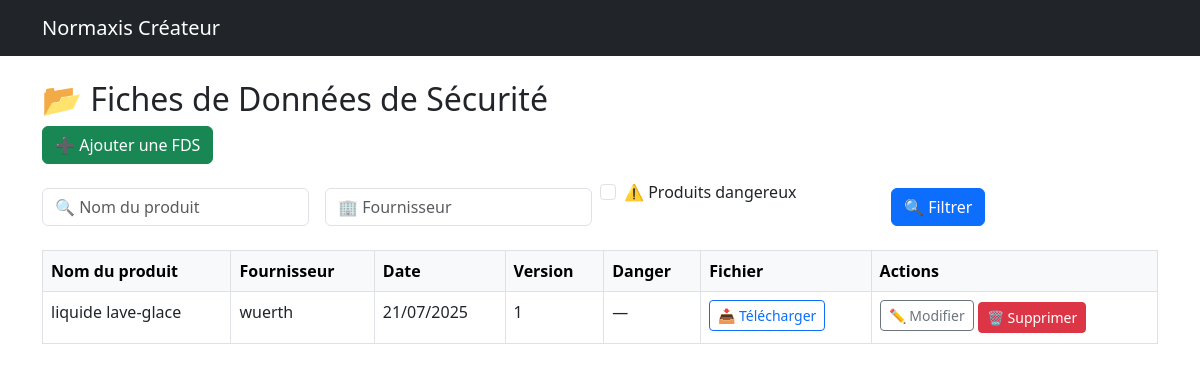
Screenshot of /fds (signed in) with the database file from the repository.
### models.py (models this page shows)
class FicheDonneesSecurite(db.Model):
    id = db.Column(db.Integer, primary_key=True)
    nom_produit = db.Column(db.String(255), nullable=False)
    fournisseur = db.Column(db.String(255))
    date_fds = db.Column(db.Date)
    numero_version = db.Column(db.String(50))
    fichier_pdf = db.Column(db.String(255), nullable=False)
    dangereux = db.Column(db.Boolean, default=False)
    user_id = db.Column(db.Integer, db.ForeignKey('user.id'))  # uploader
    user = db.relationship('User', backref='fds_uploads')

### app.py (the view)
@app.route('/fds')
@login_required
def liste_fds():
    query = FicheDonneesSecurite.query.filter_by(user_id=current_user.id)
    nom = request.args.get('nom')
    fournisseur = request.args.get('fournisseur')
    dangereux = request.args.get('dangereux')
    if nom:
        query = query.filter(FicheDonneesSecurite.nom_produit.ilike(f"%{nom}%"))
    if fournisseur:
        query = query.filter(FicheDonneesSecurite.fournisseur.ilike(f"%{fournisseur}%"))
    if dangereux == 'on':
        query = query.filter_by(dangereux=True)
    fds_list = query.order_by(FicheDonneesSecurite.date_fds.desc()).all()
    return render_template('liste_fds.html', fds_list=fds_list)

### app.py (called while the page is built)
@login_manager.user_loader
def load_user(user_id):
    return User.query.get(int(user_id))

### templates/liste_fds.html
{% extends "base.html" %}
{% block content %}
<h2>📂 Fiches de Données de Sécurité</h2>
{% if current_user.role == 'admin' or current_user.role == 'gestionnaire' %}
<a href="{{ url_for('ajouter_fds') }}" class="btn btn-success mb-4">
  ➕ Ajouter une FDS
</a>
{% endif %}
<form method="get" class="row g-3 mb-4">
  <div class="col-md-3">
    <input type="text" name="nom" class="form-control" placeholder="🔍 Nom du produit" value="{{ request.args.get('nom', '') }}">
  </div>
  <div class="col-md-3">
    <input type="text" name="fournisseur" class="form-control" placeholder="🏢 Fournisseur" value="{{ request.args.get('fournisseur', '') }}">
  </div>
  <div class="col-md-3 form-check mt-2">
    <input type="checkbox" class="form-check-input" name="dangereux" id="danger" {% if request.args.get('dangereux') %}checked{% endif %}>
    <label class="form-check-label" for="danger">⚠️ Produits dangereux</label>
  </div>
  <div class="col-md-3">
    <button class="btn btn-primary">🔍 Filtrer</button>
  </div>
</form>
<table class="table table-bordered table-hover">
  <thead class="table-light">
    <tr>
      <th>Nom du produit</th>
      <th>Fournisseur</th>
      <th>Date</th>
      <th>Version</th>
      <th>Danger</th>
      <th>Fichier</th>
      <th>Actions</th>
    </tr>
  </thead>
  <tbody>
    {% for fds in fds_list %}
    <tr>
      <td>{{ fds.nom_produit }}</td>
      <td>{{ fds.fournisseur or "—" }}</td>
      <td>{{ fds.date_fds.strftime('%d/%m/%Y') }}</td>
      <td>{{ fds.numero_version or "—" }}</td>
      <td>{% if fds.dangereux %}⚠️ Oui{% else %}—{% endif %}</td>
      <td>
        <a href="{{ url_for('static', filename=fds.fichier_pdf.replace('static/', '')) }}" target="_blank" class="btn btn-sm btn-outline-primary">
          📥 Télécharger
        </a>
      </td>
      <td>
        {% if fds.user_id == current_user.id or current_user.role == 'admin' %}
        <a href="{{ url_for('modifier_fds', fds_id=fds.id) }}" class="btn btn-sm btn-outline-secondary mb-1">
          ✏️ Modifier
        </a>
        <form method="POST" action="{{ url_for('supprimer_fds', fds_id=fds.id) }}" onsubmit="return confirm('❌ Supprimer cette FDS ?');" style="display:inline;">
          <button class="btn btn-sm btn-danger">🗑️ Supprimer</button>
        </form>
        {% else %}
        <span class="text-muted">—</span>
        {% endif %}
      </td>
    </tr>
    {% else %}
    <tr>
      <td colspan="7" class="text-center">Aucune fiche trouvée.</td>
    </tr>
    {% endfor %}
  </tbody>
</table>
{% endblock %}

### rows the page displays
FicheDonneesSecurite: nom_produit "liquide lave-glace", fournisseur "wuerth", date_fds "21/07/2025", numero_version "1"
